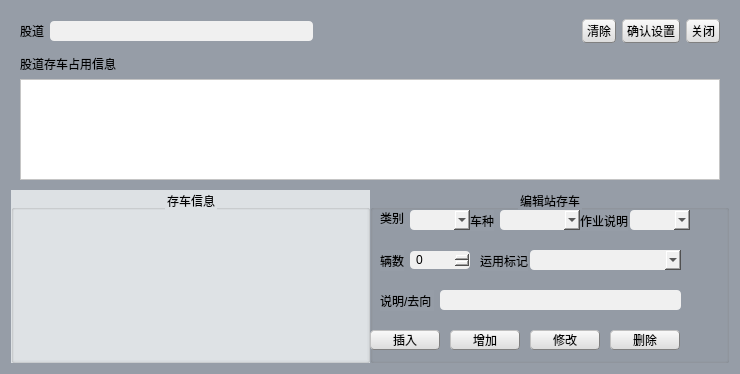
<?xml version="1.0" encoding="UTF-8"?>
<ui version="4.0">
 <class>StationStorageSetDialog</class>
 <widget class="QDialog" name="StationStorageSetDialog">
  <property name="geometry">
   <rect>
    <x>0</x>
    <y>0</y>
    <width>740</width>
    <height>374</height>
   </rect>
  </property>
  <property name="windowTitle">
   <string>Dialog</string>
  </property>
  <property name="styleSheet">
   <string notr="true">
background-color: rgb(150, 157, 167);</string>
  </property>
  <layout class="QVBoxLayout" name="verticalLayout" stretch="1,1">
   <item>
    <widget class="QWidget" name="widget" native="true">
     <layout class="QVBoxLayout" name="verticalLayout_2">
      <property name="spacing">
       <number>0</number>
      </property>
      <property name="leftMargin">
       <number>0</number>
      </property>
      <property name="topMargin">
       <number>0</number>
      </property>
      <property name="rightMargin">
       <number>0</number>
      </property>
      <property name="bottomMargin">
       <number>0</number>
      </property>
      <item>
       <widget class="QWidget" name="widget_3" native="true">
        <property name="minimumSize">
         <size>
          <width>0</width>
          <height>40</height>
         </size>
        </property>
        <property name="maximumSize">
         <size>
          <width>16777215</width>
          <height>40</height>
         </size>
        </property>
        <layout class="QHBoxLayout" name="horizontalLayout_2">
         <property name="topMargin">
          <number>4</number>
         </property>
         <property name="bottomMargin">
          <number>4</number>
         </property>
         <item>
          <widget class="QLabel" name="label">
           <property name="text">
            <string>股道</string>
           </property>
          </widget>
         </item>
         <item>
          <widget class="QLineEdit" name="lineEdit_2">
           <property name="enabled">
            <bool>false</bool>
           </property>
           <property name="styleSheet">
            <string notr="true">background-color: rgb(240, 240, 240);
border-radius:4px;
padding:2px 4px;</string>
           </property>
          </widget>
         </item>
         <item>
          <spacer name="horizontalSpacer">
           <property name="orientation">
            <enum>Qt::Horizontal</enum>
           </property>
           <property name="sizeHint" stdset="0">
            <size>
             <width>250</width>
             <height>19</height>
            </size>
           </property>
          </spacer>
         </item>
         <item>
          <widget class="QPushButton" name="pushButton">
           <property name="styleSheet">
            <string notr="true">QPushButton{background-color: rgb(240, 240, 240);}
QPushButton{border:1px groove gray;border-radius:4px;padding:2px 4px;border-style:outset;}
QPushButton:hover{background-color: rgb(229, 241, 251);color:black}
QPushButton:pressed{background-color: rgb(204, 228, 247);border-style:inset}
QPushButton{background-color: qlineargradient(spread:pad, x1:0, y1:1, x2:0, y2:0, stop:0 rgba(220, 220, 220, 255), stop:1 rgba(250, 250, 250, 255));}</string>
           </property>
           <property name="text">
            <string>清除</string>
           </property>
          </widget>
         </item>
         <item>
          <widget class="QPushButton" name="pushButton_2">
           <property name="styleSheet">
            <string notr="true">QPushButton{background-color: rgb(240, 240, 240);}
QPushButton{border:1px groove gray;border-radius:4px;padding:2px 4px;border-style:outset;}
QPushButton:hover{background-color: rgb(229, 241, 251);color:black}
QPushButton:pressed{background-color: rgb(204, 228, 247);border-style:inset}
QPushButton{background-color: qlineargradient(spread:pad, x1:0, y1:1, x2:0, y2:0, stop:0 rgba(220, 220, 220, 255), stop:1 rgba(250, 250, 250, 255));}</string>
           </property>
           <property name="text">
            <string>确认设置</string>
           </property>
          </widget>
         </item>
         <item>
          <widget class="QPushButton" name="pushButton_3">
           <property name="styleSheet">
            <string notr="true">QPushButton{background-color: rgb(240, 240, 240);}
QPushButton{border:1px groove gray;border-radius:4px;padding:2px 4px;border-style:outset;}
QPushButton:hover{background-color: rgb(229, 241, 251);color:black}
QPushButton:pressed{background-color: rgb(204, 228, 247);border-style:inset}
QPushButton{background-color: qlineargradient(spread:pad, x1:0, y1:1, x2:0, y2:0, stop:0 rgba(220, 220, 220, 255), stop:1 rgba(250, 250, 250, 255));}</string>
           </property>
           <property name="text">
            <string>关闭</string>
           </property>
          </widget>
         </item>
        </layout>
       </widget>
      </item>
      <item>
       <widget class="QWidget" name="widget_4" native="true">
        <layout class="QVBoxLayout" name="verticalLayout_4">
         <property name="topMargin">
          <number>4</number>
         </property>
         <property name="bottomMargin">
          <number>4</number>
         </property>
         <item>
          <widget class="QLabel" name="label_2">
           <property name="text">
            <string>股道存车占用信息</string>
           </property>
          </widget>
         </item>
         <item>
          <widget class="QTextBrowser" name="textBrowser">
           <property name="font">
            <font>
             <pointsize>12</pointsize>
             <weight>75</weight>
             <bold>true</bold>
            </font>
           </property>
           <property name="styleSheet">
            <string notr="true">background-color: rgb(255, 255, 255);</string>
           </property>
           <property name="readOnly">
            <bool>false</bool>
           </property>
           <property name="html">
            <string>&lt;!DOCTYPE HTML PUBLIC &quot;-//W3C//DTD HTML 4.0//EN&quot; &quot;http://www.w3.org/TR/REC-html40/strict.dtd&quot;&gt;
&lt;html&gt;&lt;head&gt;&lt;meta name=&quot;qrichtext&quot; content=&quot;1&quot; /&gt;&lt;style type=&quot;text/css&quot;&gt;
p, li { white-space: pre-wrap; }
&lt;/style&gt;&lt;/head&gt;&lt;body style=&quot; font-family:'SimSun'; font-size:12pt; font-weight:600; font-style:normal;&quot;&gt;
&lt;p style=&quot;-qt-paragraph-type:empty; margin-top:0px; margin-bottom:0px; margin-left:0px; margin-right:0px; -qt-block-indent:0; text-indent:0px; font-family:'SimSun'; font-size:9pt; font-weight:400;&quot;&gt;&lt;br /&gt;&lt;/p&gt;&lt;/body&gt;&lt;/html&gt;</string>
           </property>
          </widget>
         </item>
        </layout>
       </widget>
      </item>
     </layout>
    </widget>
   </item>
   <item>
    <widget class="QWidget" name="widget_2" native="true">
     <property name="styleSheet">
      <string notr="true"/>
     </property>
     <layout class="QHBoxLayout" name="horizontalLayout" stretch="1,1">
      <property name="spacing">
       <number>0</number>
      </property>
      <property name="leftMargin">
       <number>0</number>
      </property>
      <property name="topMargin">
       <number>0</number>
      </property>
      <property name="rightMargin">
       <number>0</number>
      </property>
      <property name="bottomMargin">
       <number>0</number>
      </property>
      <item>
       <widget class="QGroupBox" name="groupBox_2">
        <property name="styleSheet">
         <string notr="true">background-color: rgba(222, 226, 229, 250);</string>
        </property>
        <property name="title">
         <string>存车信息</string>
        </property>
        <property name="alignment">
         <set>Qt::AlignCenter</set>
        </property>
        <layout class="QVBoxLayout" name="verticalLayout_3">
         <property name="spacing">
          <number>0</number>
         </property>
         <property name="leftMargin">
          <number>0</number>
         </property>
         <property name="topMargin">
          <number>0</number>
         </property>
         <property name="rightMargin">
          <number>0</number>
         </property>
         <property name="bottomMargin">
          <number>0</number>
         </property>
         <item>
          <widget class="QWidget" name="widget_5" native="true">
           <property name="styleSheet">
            <string notr="true"/>
           </property>
           <layout class="QVBoxLayout" name="verticalLayout_5"/>
          </widget>
         </item>
        </layout>
       </widget>
      </item>
      <item>
       <widget class="QGroupBox" name="groupBox">
        <property name="styleSheet">
         <string notr="true">




</string>
        </property>
        <property name="title">
         <string>编辑站存车</string>
        </property>
        <property name="alignment">
         <set>Qt::AlignCenter</set>
        </property>
        <widget class="QLabel" name="label_9">
         <property name="geometry">
          <rect>
           <x>10</x>
           <y>20</y>
           <width>24</width>
           <height>16</height>
          </rect>
         </property>
         <property name="text">
          <string>类别</string>
         </property>
        </widget>
        <widget class="QComboBox" name="comboBox">
         <property name="geometry">
          <rect>
           <x>40</x>
           <y>20</y>
           <width>60</width>
           <height>20</height>
          </rect>
         </property>
         <property name="sizePolicy">
          <sizepolicy hsizetype="Preferred" vsizetype="Fixed">
           <horstretch>0</horstretch>
           <verstretch>0</verstretch>
          </sizepolicy>
         </property>
         <property name="styleSheet">
          <string notr="true">background-color: rgb(240, 240, 240);
border-radius:4px;
padding:2px 4px;</string>
         </property>
        </widget>
        <widget class="QLabel" name="label_10">
         <property name="geometry">
          <rect>
           <x>100</x>
           <y>20</y>
           <width>24</width>
           <height>21</height>
          </rect>
         </property>
         <property name="text">
          <string>车种</string>
         </property>
        </widget>
        <widget class="QComboBox" name="comboBox_2">
         <property name="geometry">
          <rect>
           <x>130</x>
           <y>20</y>
           <width>80</width>
           <height>20</height>
          </rect>
         </property>
         <property name="minimumSize">
          <size>
           <width>80</width>
           <height>0</height>
          </size>
         </property>
         <property name="styleSheet">
          <string notr="true">background-color: rgb(240, 240, 240);
border-radius:4px;
padding:2px 4px;</string>
         </property>
        </widget>
        <widget class="QLabel" name="label_11">
         <property name="geometry">
          <rect>
           <x>210</x>
           <y>20</y>
           <width>48</width>
           <height>21</height>
          </rect>
         </property>
         <property name="text">
          <string>作业说明</string>
         </property>
        </widget>
        <widget class="QComboBox" name="comboBox_3">
         <property name="geometry">
          <rect>
           <x>260</x>
           <y>20</y>
           <width>60</width>
           <height>20</height>
          </rect>
         </property>
         <property name="styleSheet">
          <string notr="true">background-color: rgb(240, 240, 240);
border-radius:4px;
padding:2px 4px;</string>
         </property>
        </widget>
        <widget class="QLabel" name="label_12">
         <property name="geometry">
          <rect>
           <x>10</x>
           <y>60</y>
           <width>24</width>
           <height>21</height>
          </rect>
         </property>
         <property name="text">
          <string>辆数</string>
         </property>
        </widget>
        <widget class="QLabel" name="label_13">
         <property name="geometry">
          <rect>
           <x>110</x>
           <y>60</y>
           <width>48</width>
           <height>21</height>
          </rect>
         </property>
         <property name="text">
          <string>运用标记</string>
         </property>
        </widget>
        <widget class="QLabel" name="label_14">
         <property name="geometry">
          <rect>
           <x>10</x>
           <y>100</y>
           <width>54</width>
           <height>21</height>
          </rect>
         </property>
         <property name="text">
          <string>说明/去向</string>
         </property>
        </widget>
        <widget class="QComboBox" name="comboBox_5">
         <property name="geometry">
          <rect>
           <x>160</x>
           <y>60</y>
           <width>151</width>
           <height>20</height>
          </rect>
         </property>
         <property name="styleSheet">
          <string notr="true">background-color: rgb(240, 240, 240);
border-radius:4px;
padding:2px 4px;</string>
         </property>
        </widget>
        <widget class="QSpinBox" name="spinBox">
         <property name="geometry">
          <rect>
           <x>40</x>
           <y>61</y>
           <width>60</width>
           <height>18</height>
          </rect>
         </property>
         <property name="styleSheet">
          <string notr="true">background-color: rgb(240, 240, 240);
border-radius:4px;
padding:2px 4px;</string>
         </property>
        </widget>
        <widget class="QLineEdit" name="lineEdit">
         <property name="geometry">
          <rect>
           <x>70</x>
           <y>100</y>
           <width>241</width>
           <height>20</height>
          </rect>
         </property>
         <property name="styleSheet">
          <string notr="true">background-color: rgb(240, 240, 240);
border-radius:4px;
padding:2px 4px;</string>
         </property>
        </widget>
        <widget class="QPushButton" name="unlockButton_3">
         <property name="geometry">
          <rect>
           <x>0</x>
           <y>140</y>
           <width>70</width>
           <height>20</height>
          </rect>
         </property>
         <property name="minimumSize">
          <size>
           <width>50</width>
           <height>0</height>
          </size>
         </property>
         <property name="styleSheet">
          <string notr="true">QPushButton{background-color: rgb(240, 240, 240);}
QPushButton{border:1px groove gray;border-radius:4px;padding:2px 4px;border-style:outset;}
QPushButton:hover{background-color: rgb(229, 241, 251);color:black}
QPushButton:pressed{background-color: rgb(204, 228, 247);border-style:inset}
QPushButton{background-color: qlineargradient(spread:pad, x1:0, y1:1, x2:0, y2:0, stop:0 rgba(220, 220, 220, 255), stop:1 rgba(250, 250, 250, 255));}
</string>
         </property>
         <property name="text">
          <string>插入</string>
         </property>
        </widget>
        <widget class="QPushButton" name="unlockButton_4">
         <property name="geometry">
          <rect>
           <x>240</x>
           <y>140</y>
           <width>70</width>
           <height>20</height>
          </rect>
         </property>
         <property name="minimumSize">
          <size>
           <width>50</width>
           <height>0</height>
          </size>
         </property>
         <property name="styleSheet">
          <string notr="true">QPushButton{background-color: rgb(240, 240, 240);}
QPushButton{border:1px groove gray;border-radius:4px;padding:2px 4px;border-style:outset;}
QPushButton:hover{background-color: rgb(229, 241, 251);color:black}
QPushButton:pressed{background-color: rgb(204, 228, 247);border-style:inset}
QPushButton{background-color: qlineargradient(spread:pad, x1:0, y1:1, x2:0, y2:0, stop:0 rgba(220, 220, 220, 255), stop:1 rgba(250, 250, 250, 255));}
</string>
         </property>
         <property name="text">
          <string>删除</string>
         </property>
        </widget>
        <widget class="QPushButton" name="unlockButton_6">
         <property name="geometry">
          <rect>
           <x>80</x>
           <y>140</y>
           <width>70</width>
           <height>20</height>
          </rect>
         </property>
         <property name="minimumSize">
          <size>
           <width>50</width>
           <height>0</height>
          </size>
         </property>
         <property name="styleSheet">
          <string notr="true">QPushButton{background-color: rgb(240, 240, 240);}
QPushButton{border:1px groove gray;border-radius:4px;padding:2px 4px;border-style:outset;}
QPushButton:hover{background-color: rgb(229, 241, 251);color:black}
QPushButton:pressed{background-color: rgb(204, 228, 247);border-style:inset}
QPushButton{background-color: qlineargradient(spread:pad, x1:0, y1:1, x2:0, y2:0, stop:0 rgba(220, 220, 220, 255), stop:1 rgba(250, 250, 250, 255));}
</string>
         </property>
         <property name="text">
          <string>增加</string>
         </property>
        </widget>
        <widget class="QPushButton" name="unlockButton_5">
         <property name="geometry">
          <rect>
           <x>160</x>
           <y>140</y>
           <width>70</width>
           <height>20</height>
          </rect>
         </property>
         <property name="minimumSize">
          <size>
           <width>50</width>
           <height>0</height>
          </size>
         </property>
         <property name="styleSheet">
          <string notr="true">QPushButton{background-color: rgb(240, 240, 240);}
QPushButton{border:1px groove gray;border-radius:4px;padding:2px 4px;border-style:outset;}
QPushButton:hover{background-color: rgb(229, 241, 251);color:black}
QPushButton:pressed{background-color: rgb(204, 228, 247);border-style:inset}
QPushButton{background-color: qlineargradient(spread:pad, x1:0, y1:1, x2:0, y2:0, stop:0 rgba(220, 220, 220, 255), stop:1 rgba(250, 250, 250, 255));}
</string>
         </property>
         <property name="text">
          <string>修改</string>
         </property>
        </widget>
       </widget>
      </item>
     </layout>
    </widget>
   </item>
  </layout>
 </widget>
 <resources/>
 <connections/>
</ui>
